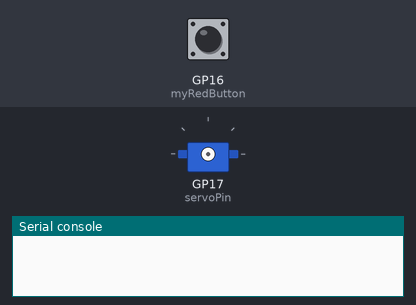
Bench run of a program on a simulated Raspberry Pi Pico running MicroPython. Shown: servo, the last lines printed to the serial console. Inputs (shaded band) come from the test bench; at power-on: GP16 (myRedButton) HIGH. Servo angles are drawn from the pulse width (0.5 ms = 0°, 2.5 ms = 180°); threads take turns every 2 ms.

Above: at 1.2 s.
1.3 s: GP16 (myRedButton) pulled LOW for 0.15 s
At 1.96 s:
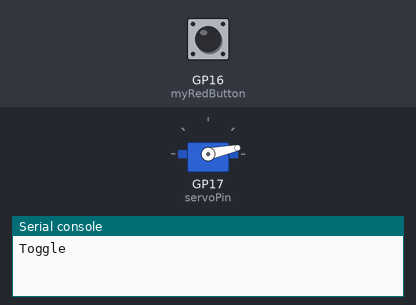
At 11.3 s:
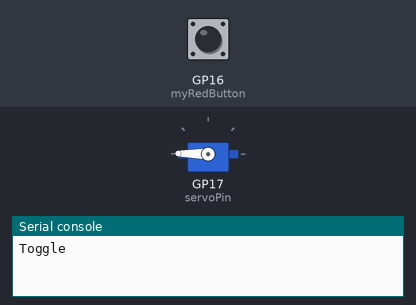
Timing chart, 0 to 12.8 s (numbered marks = the images above; inputs shaded):
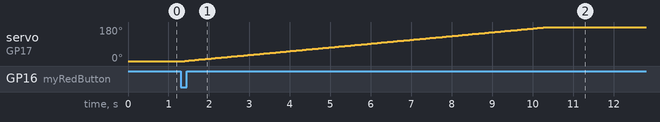

Measured:
- after the input at 1.3 s, servo on GP17 (servoPin): moves from 0° to 179° over 8.9 s, starting after 0.10 s

The program:

PW_70.py
```python
'''
using both cores on the  Raspberry Pi Pico W. The program controls a servo from a push button. The servo is controlled on the second core by a thread, and the push button is monitored in the main program.
'''
from machine import Pin
import time
import _thread
import SERVO

servoToggle=False
running = True
servoPin=17
myServo=SERVO.servo(servoPin)

redButPin=16
myRedButton=Pin(redButPin,Pin.IN,Pin.PULL_UP)
redButStateNow=1
redButStateOld=1

def othCore():
    global servoToggle
    global running
    servoState=0
    while running:
        if servoState==0 and servoToggle==True:
            for i in range(0,180,1):
                myServo.pos(i)
                time.sleep(.05)
            servoToggle=False
            servoState=180
        if servoState==180 and servoToggle==True:
            for i in range(180,0,-1):
                myServo.pos(i)
                time.sleep(.05)
            servoToggle=False
            servoState=0
    print("othCore Terminated")

_thread.start_new_thread(othCore,())
time.sleep(.25)


try:
    while True:
        redButStateNow=myRedButton.value()
        if redButStateNow==0 and redButStateOld==1:
            print("Toggle")
            servoToggle =True
        redButStateOld=redButStateNow
        time.sleep(.1)
except KeyboardInterrupt:
    print('Keyboard Interrupt')
    running=False
    time.sleep(.1)
    print("Program is Done")
```

SERVO.py
```python
### SERVO library
class servo:
    def __init__(self,sPin):
        import machine
        self.servoPin=sPin
        self.obj=machine.PWM(machine.Pin(self.servoPin))
        self.obj.freq(50)

    def pos(self,angle):
        writeVal=6553/180*angle+1638
        self.obj.duty_u16(int(writeVal))
```
